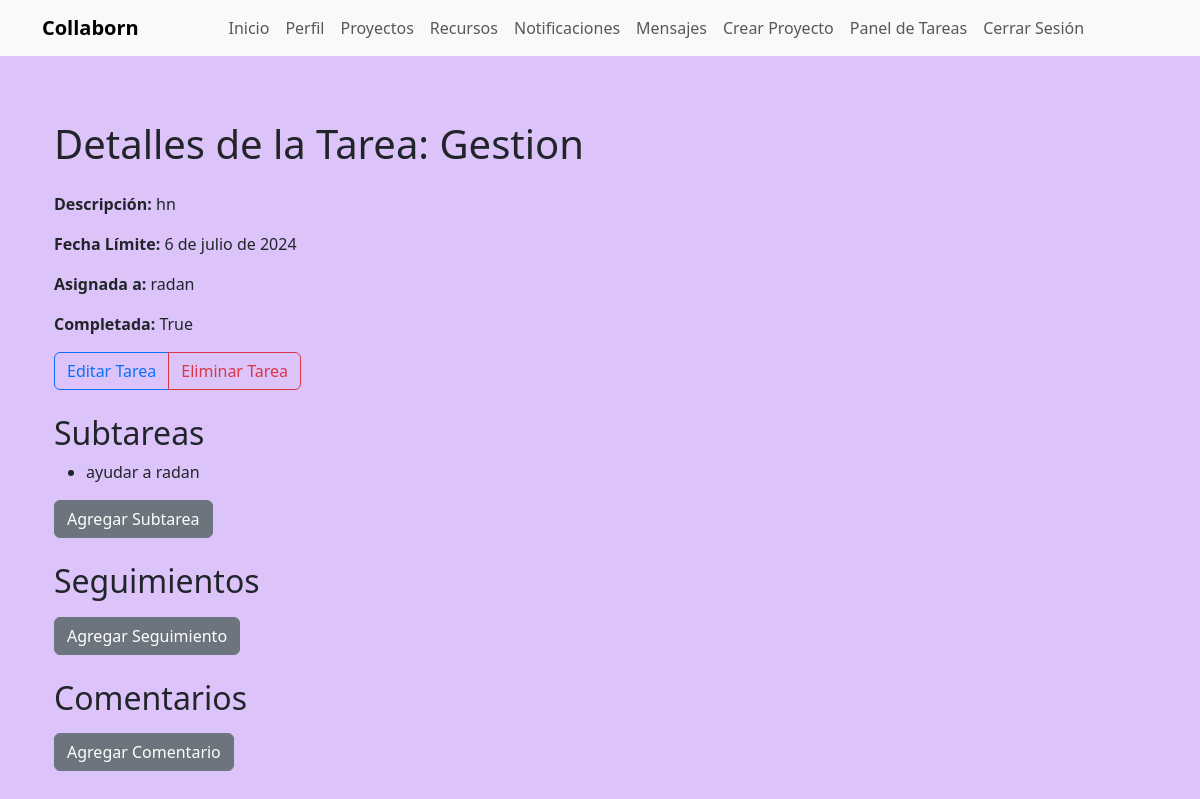
The app's page /tareas/18/ (signed in), older data.
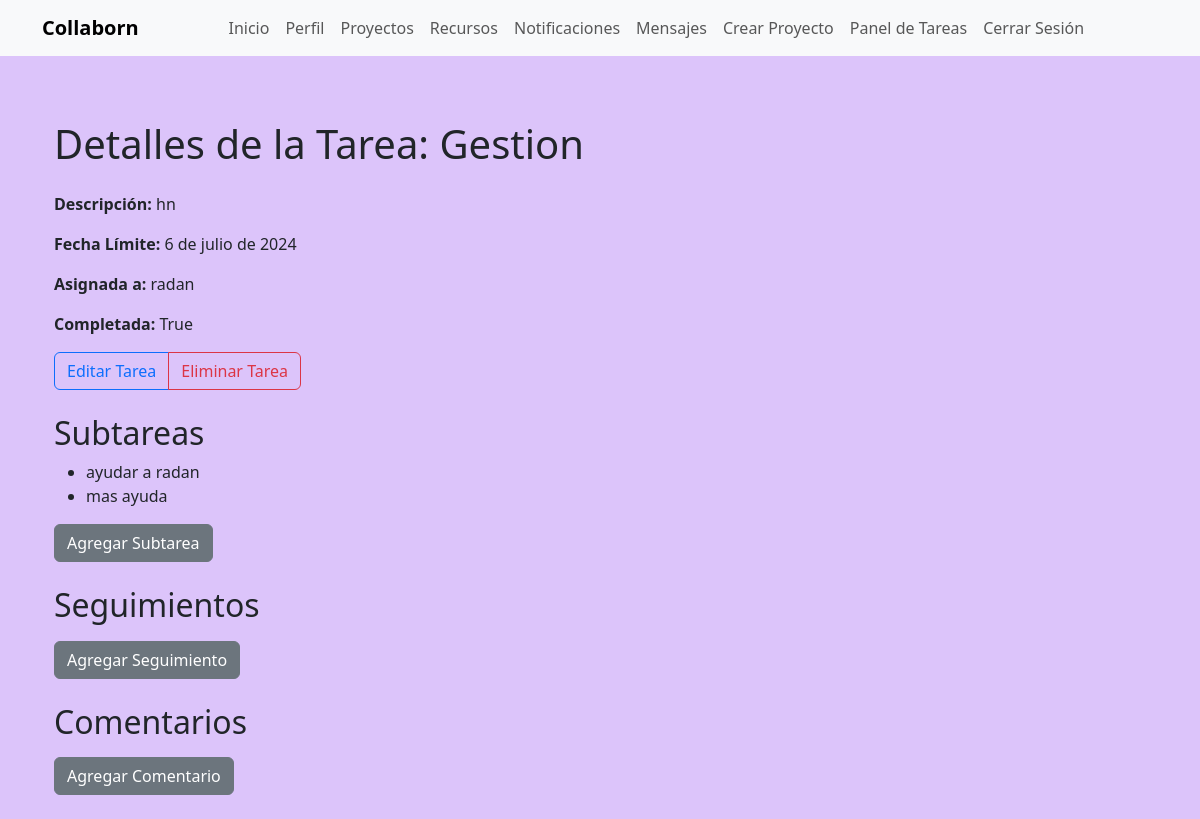
The same page, newer data.
### myapp/models.py (models this page shows, shortened)
class Subtarea(models.Model):
    tarea = models.ForeignKey(Tarea, on_delete=models.CASCADE, related_name='subtareas')
    nombre = models.CharField(max_length=100)
    descripcion = models.TextField()
    fecha_limite = models.DateTimeField()
    completada = models.BooleanField(default=False)

### myapp/views.py (the view)
# urls.py: path('tareas/<int:tarea_id>/', views.detalle_tarea, name='detalle_tarea'),
@login_required
def detalle_tarea(request, tarea_id):
    tarea = get_object_or_404(Tarea, id=tarea_id)
    subtareas = tarea.subtareas.all()
    seguimientos = SeguimientoTarea.objects.filter(tarea=tarea).order_by('-fecha')
    comentarios = tarea.comentarios.all().order_by('-fecha_creacion')
    if request.method == 'POST':
        if 'comentario' in request.POST:
            comentario_form = ComentarioTareaForm(request.POST)
            if comentario_form.is_valid():
                comentario = comentario_form.save(commit=False)
                comentario.tarea = tarea
                comentario.autor = request.user
                comentario.save()
                return redirect('detalle_tarea', tarea_id=tarea.id)
        elif 'seguimiento' in request.POST:
            seguimiento_form = SeguimientoTareaForm(request.POST)
            if seguimiento_form.is_valid():
                seguimiento = seguimiento_form.save(commit=False)
                seguimiento.tarea = tarea
                seguimiento.autor = request.user
                seguimiento.save()
                return redirect('detalle_tarea', tarea_id=tarea.id)
        elif 'subtarea' in request.POST:
            subtarea_form = SubtareaForm(request.POST)
            if subtarea_form.is_valid():
                subtarea = subtarea_form.save(commit=False)
                subtarea.tarea = tarea
                subtarea.save()
                return redirect('detalle_tarea', tarea_id=tarea.id)
    else:
        comentario_form = ComentarioTareaForm()
        seguimiento_form = SeguimientoTareaForm()
        subtarea_form = SubtareaForm()
    return render(request, 'myapp/detalle_tarea.html', {
        'tarea': tarea,
        'subtareas': subtareas,
        'seguimientos': seguimientos,
        'comentarios': comentarios,
        'comentario_form': comentario_form,
        'seguimiento_form': seguimiento_form,
        'subtarea_form': subtarea_form
    })

### myapp/templates/myapp/detalle_tarea.html (shortened to what this page needs)
{% extends 'myapp/base.html' %}
{% block content %}
<div class="container mt-5">
    <h1 class="mb-4">Detalles de la Tarea: {{ tarea.nombre }}</h1>
    <p><strong>Descripción:</strong> {{ tarea.descripcion }}</p>
    <p><strong>Fecha Límite:</strong> {{ tarea.fecha_limite }}</p>
    <p><strong>Asignada a:</strong> {{ tarea.asignada_a.username }}</p>
    <p><strong>Completada:</strong> {{ tarea.completada }}</p>
    <div class="btn-group mb-4" role="group">
        <a href="{% url 'editar_tarea' tarea.id %}" class="btn btn-outline-primary">Editar Tarea</a>
        <a href="{% url 'eliminar_tarea' tarea.id %}" class="btn btn-outline-danger">Eliminar Tarea</a>
    </div>
    <h2>Subtareas</h2>
    <ul>
        {% for subtarea in subtareas %}
            <li>{{ subtarea.nombre }}</li>
        {% endfor %}
    </ul>
    <button class="btn btn-secondary mb-4" onclick="toggleForm('subtarea-form')">Agregar Subtarea</button>
    <h2>Seguimientos</h2>
    <button class="btn btn-secondary mb-4" onclick="toggleForm('seguimiento-form')">Agregar Seguimiento</button>
    <h2>Comentarios</h2>
    <button class="btn btn-secondary mb-4" onclick="toggleForm('comentario-form')">Agregar Comentario</button>
</div>
{% endblock %}

Row changes from the older to the newer data that the page shows:
added Subtarea: nombre "mas ayuda"
